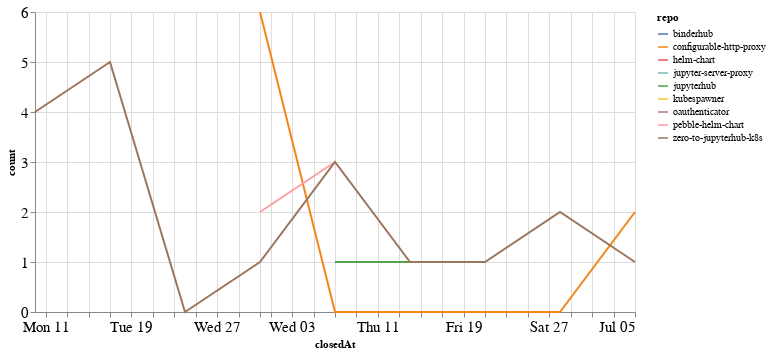

The code cell stored with this chart in its notebook:
### Code cell
closed_by_time = closed_by.groupby('repo').resample('W', on='closedAt').count()['author'].reset_index()
closed_by_time = closed_by_time.rename(columns={'author': 'count'})

alt.Chart(closed_by_time, width=600).mark_line().encode(
    x='closedAt',
    y='count',
    color='repo',
    tooltip="repo"
)

### Figure 1 — Vega-Lite specification as saved in the notebook (floating-point values rounded to 4 significant figures)
{"config": {"axisLeft": {"labelFontSize": 15}, "axisBottom": {"labelFontSize": 15}}, "data": {"name": "data-99766301b4b9904a54abb6135fff4264"}, "mark": "line", "encoding": {"color": {"type": "nominal", "field": "repo"}, "tooltip": {"type": "nominal", "field": "repo"}, "x": {"type": "temporal", "field": "closedAt"}, "y": {"type": "quantitative", "field": "count"}}, "width": 600, "$schema": "https://vega.github.io/schema/vega-lite/v4.8.1.json", "datasets": {"data-99766301b4b9904a54abb6135fff4264": [{"repo": "binderhub", "closedAt": "2020-05-24T00:00:00", "count": 1}, {"repo": "configurable-http-proxy", "closedAt": "2020-05-31T00:00:00", "count": 6}, {"repo": "configurable-http-proxy", "closedAt": "2020-06-07T00:00:00", "count": 0}, {"repo": "configurable-http-proxy", "closedAt": "2020-06-14T00:00:00", "count": 0}, {"repo": "configurable-http-proxy", "closedAt": "2020-06-21T00:00:00", "count": 0}, {"repo": "configurable-http-proxy", "closedAt": "2020-06-28T00:00:00", "count": 0}, {"repo": "configurable-http-proxy", "closedAt": "2020-07-05T00:00:00", "count": 2}, {"repo": "helm-chart", "closedAt": "2020-05-10T00:00:00", "count": 2}, {"repo": "jupyter-server-proxy", "closedAt": "2020-05-24T00:00:00", "count": 1}, {"repo": "jupyterhub", "closedAt": "2020-06-07T00:00:00", "count": 1}, {"repo": "jupyterhub", "closedAt": "2020-06-14T00:00:00", "count": 1}, {"repo": "kubespawner", "closedAt": "2020-06-28T00:00:00", "count": 1}, {"repo": "oauthenticator", "closedAt": "2020-05-17T00:00:00", "count": 1}, {"repo": "pebble-helm-chart", "closedAt": "2020-05-31T00:00:00", "count": 2}, {"repo": "pebble-helm-chart", "closedAt": "2020-06-07T00:00:00", "count": 3}, {"repo": "zero-to-jupyterhub-k8s", "closedAt": "2020-05-10T00:00:00", "count": 4}, {"repo": "zero-to-jupyterhub-k8s", "closedAt": "2020-05-17T00:00:00", "count": 5}, {"repo": "zero-to-jupyterhub-k8s", "closedAt": "2020-05-24T00:00:00", "count": 0}, {"repo": "zero-to-jupyterhub-k8s", "closedAt": "2020-05-31T00:00:00", "count": 1}, {"repo": "zero-to-jupyterhub-k8s", "closedAt": "2020-06-07T00:00:00", "count": 3}, {"repo": "zero-to-jupyterhub-k8s", "closedAt": "2020-06-14T00:00:00", "count": 1}, {"repo": "zero-to-jupyterhub-k8s", "closedAt": "2020-06-21T00:00:00", "count": 1}, {"repo": "zero-to-jupyterhub-k8s", "closedAt": "2020-06-28T00:00:00", "count": 2}, {"repo": "zero-to-jupyterhub-k8s", "closedAt": "2020-07-05T00:00:00", "count": 1}]}}
